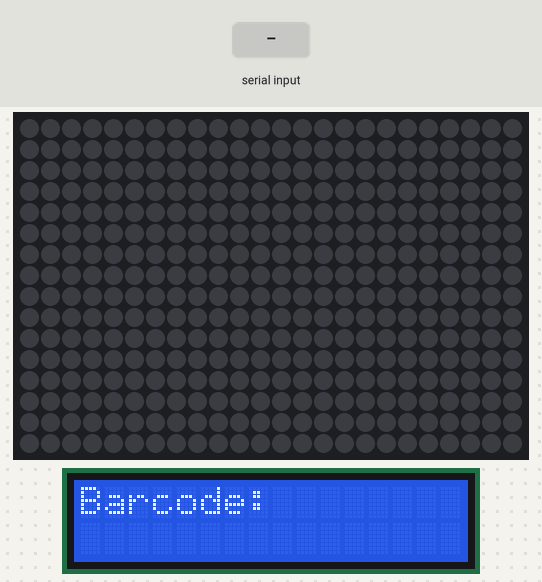
This sketch was run on a simulated Arduino Uno, built with avr-gcc and run on an emulated ATmega328P. Shown: 24×16 RGB LED matrix (first LED top left, wired row by row), 16×2 character LCD. Inputs (shaded band) come from the test bench. What the sketch prints to the serial monitor is not drawn.

Above: at 1.2 s.

The sketch:

LightGuide-Gen2.ino
```cpp
/* Arduino firmware for light pipetting guide v2 */
/* Scripps Florida                               */
/* Authors: Pierre Baillargeon and Kervin Coss   */
/* Correspondence: bpierre@scripps.edu           */
/* Date: 10/29/2018                              */

#include <FastLED.h>
#include "Adafruit_LiquidCrystal.h"

boolean newData = false;  //stores whether the program is presently receiving new data/input.
const byte numChars = 32; //determines the number of characters for the lists: receivedCharArray,tempStorage, rowLetter, and illuminationCommand
char receivedCharArray[numChars]; // Stores the character input received from the user

/* Components of command received over serial port - row, column and illumination command */
char rowLetter[numChars]= {0}; //Stores a single character, that is later used to determine the target row that the user wants to light-up
char plateBarcode[numChars];
int rowNumber;  //used to store the usable-index-number-value obtained with targetIndex, so that targetIndex can be reset to -1 so the convertRowLetterToNumber() keeps working
int columnNumber = 0; //Stores a single number, that is later used to determine the target column that the user wants to light-up
char illuminationCommand[numChars] = {0}; //Stores a single character, that is later used to determine whether the user wants to light-up a row, a column, or a single bulb

/* Definition of I/O pin count for light guide in 384 well configuration */
const int numColumns = 24;
const int numRows = 16;
int pixelNumber;

CRGB leds[384];
Adafruit_LiquidCrystal lcd(0);

void setup() {

  FastLED.addLeds<NEOPIXEL, 6>(leds, 384);

  Serial.begin(500000);
  /* Print instructions to serial port; useful for debugging or reminding users what the command format is */
  Serial.println(F("Enter data the following format: <A,1,S,Barcode>"));
  Serial.println(F("First parameter is row letter, second parameter is column, third parameter is illumination command."));
  Serial.println(F("Valid row and columns are plate density dependent."));
  Serial.println(F("Valid illumination commands are: S - illuminate single well, R - illuminate entire row, C - illuminate entire column."));
  Serial.println();


 // illuminationTest();
  clearDisplay();

  // set up the LCD's number of rows and columns:
  // Print a message to the LCD.
  lcd.begin(16, 2);
  lcd.print(F("Barcode:"));
  lcd.setBacklight(HIGH);

}


void loop() {

  delay(100); // delay for 1/10 of a second
//
  recvWithStartEndMarkers();

  if (newData == true) {
    /* Parse the data received over the serial port into its constituent parts [row, column, illumination command] */
    parseData();
    /* Return the parsed data back to the serial port - useful for debugging & confirmation to user */
    displayParsedCommand();
    /* Convert the row letter to a number */
    rowNumber = convertRowLetterToNumber(rowLetter);
    /* Clear the display from the previous command */
    //clearDisplay();
    /* Execute the new command */
    parseIlluminationCommand(String(illuminationCommand));
    /* Set newData to false to indicate that we have processed this command */
    newData = false;
  }
}

/* Receive incoming serial data and store in receivedCharArray array */
void recvWithStartEndMarkers() {
  static boolean recvInProgress = false;
  static byte indexListCounter = 0;
  char startMarker = '<';
  char endMarker = '>';
  char receivedCharacter;

  while (Serial.available() > 0 && newData == false) {
    receivedCharacter = Serial.read();
    if (recvInProgress == true) {
      if (receivedCharacter != endMarker) {
        receivedCharArray[indexListCounter] = receivedCharacter;
        indexListCounter++;
        if (indexListCounter >= numChars) {
          indexListCounter = numChars - 1;
        }
      }
      else {
        receivedCharArray[indexListCounter] = '\0'; // terminate the string
        recvInProgress = false;
        indexListCounter = 0;
        newData = true;
      }
    }
    else if (receivedCharacter == startMarker) {
      recvInProgress = true;
    }
  }
}

/* Parse incoming serial data */
void parseData() {

    char * strtokIndx; // this is used by strtok() as an index
    strtokIndx = strtok(receivedCharArray,",");      // get the first part - the string
    strcpy(rowLetter, strtokIndx); // copy it to rowLetter
    strtokIndx = strtok(NULL, ","); // this continues where the previous call left off
    columnNumber = atoi(strtokIndx);// convert this part to an integer
    strtokIndx = strtok(NULL,",");      // get the first part - the string
    strcpy(illuminationCommand, strtokIndx); // copy it to illuminationCommand
    strtokIndx = strtok(NULL,",");      // get the plate barcode
    strcpy(plateBarcode, strtokIndx); // copy it to illuminationCommand
}

/* Displays the parsed information to the serial terminal; useful for debugging communication issues */
void displayParsedCommand() {
    Serial.print(F("Column:"));
    Serial.println(columnNumber);
    Serial.print(F("Row:"));
    Serial.println(rowLetter);
    Serial.print(F("Command:"));
    Serial.println(illuminationCommand);
    lcd.setCursor(0, 1);
    lcd.print(String(plateBarcode));
}

/* Turns off all LEDs */
void clearDisplay(){
  FastLED.clear();
  FastLED.show();
  Serial.println(F("Display cleared."));
}

/* Turns on all LEDs for a given row */
void illuminateRow(int row){
  Serial.print(F("Row:"));
  Serial.println(row);
  for (int column=0;column<numColumns;column++){
    leds[24*row+column] = CRGB::White;
    //Serial.println(24*row+column);
  }
  //FastLED.show();
}

/* Turns on all LEDs for a given column */
void illuminateColumn(int column){
  Serial.print(F("Column:"));
  Serial.println(column);
  column=column-1;
  for(int row=0;row<numRows;row++) {
    leds[row*24+column] = CRGB::White;
    //Serial.println(row*24+column);
  }
  //FastLED.show();
}

/* Turns on an individual LED for a given row and column */
void illuminateWell(int c, int r){
  pixelNumber = (r)*numColumns+(c-1);
  Serial.print(F("Pixel #:"));
  Serial.println(pixelNumber);
  leds[pixelNumber] = CRGB::White;
  FastLED.show();
}

/* Determine which illumination command has been received and call the corresponding illumination function */
void parseIlluminationCommand(String illuminationCommand){
  /* Clear the display */
  if(illuminationCommand == "X"){
    clearDisplay();
  }
  /* Light up a single column */
  else if(illuminationCommand == "C"){
    illuminateColumn(columnNumber);
  }
  /* Light up a single row */
  else if(illuminationCommand == "R"){
    illuminateRow(rowNumber);
  }
  /* Light up a single LED */
  else if(illuminationCommand == "S"){
    illuminateWell(columnNumber,rowNumber);
  }
  /* Turn off a single row */
  else if(illuminationCommand == "CR"){
    clearRow(rowNumber);
  }
  /* Turn off a column row */
  else if(illuminationCommand == "CC"){
    clearColumn(columnNumber);
  }
  /* Update display */
  else if(illuminationCommand == "U"){
    updateDisplay();
  }
  else{
    Serial.println(F("ERROR Appropriate value not received."));
  }
}

/* Convert the row letter to a number value */
int convertRowLetterToNumber(char rowLetterReceived[0]){
  /* The character A is represented by the integer value 65, subtract that and you have the integer value of the row number */
  rowNumber = rowLetterReceived[0] - 65;
  return rowNumber;
}

/* Function to to illuminate one row at a time, useful to run at startup to identify dead LEDs */
void illuminationTest() {
  for(int x=0;x<384;x++) {
    leds[x] = CRGB::White;
  }
  FastLED.show();
}


/* Turns off all LEDs for a given row */
void clearRow(int row){
  Serial.print(F("Clearing row:"));
  Serial.println(row);
  for(int column=0;column<numColumns;column++) {
    leds[24*row+column] = CRGB::Black;
    //Serial.println(24*row+column);
  }
}

/* Command for updating the display */
void updateDisplay() {
  FastLED.show();
}


/* Turns off all LEDs for a given column */
void clearColumn(int column){
  Serial.print(F("Clearing column:"));
  Serial.println(column);
  column=column-1;
  for(int row=0;row<numRows;row++) {
    leds[row*24+column] = CRGB::Black;
    //Serial.println(row*24+column);
  }
  //FastLED.show();
}
```
